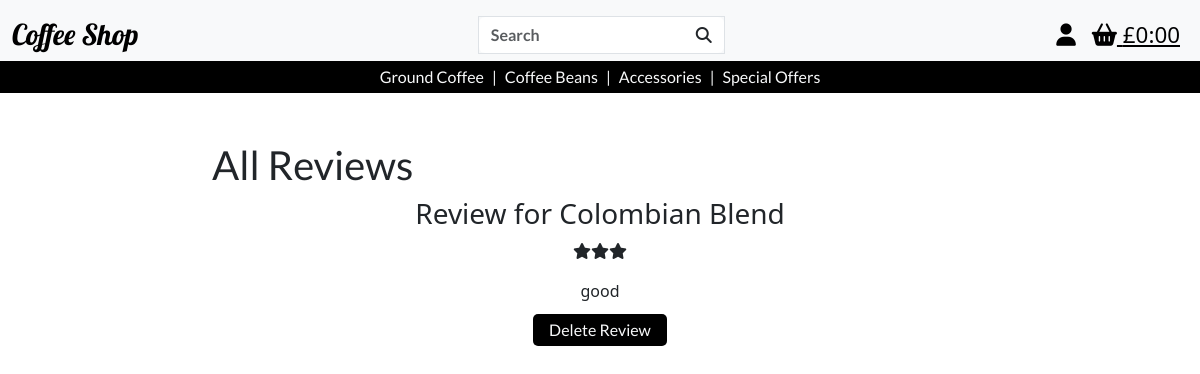
The page /reviews/view_reviews/ (signed in) on the database as committed earlier.
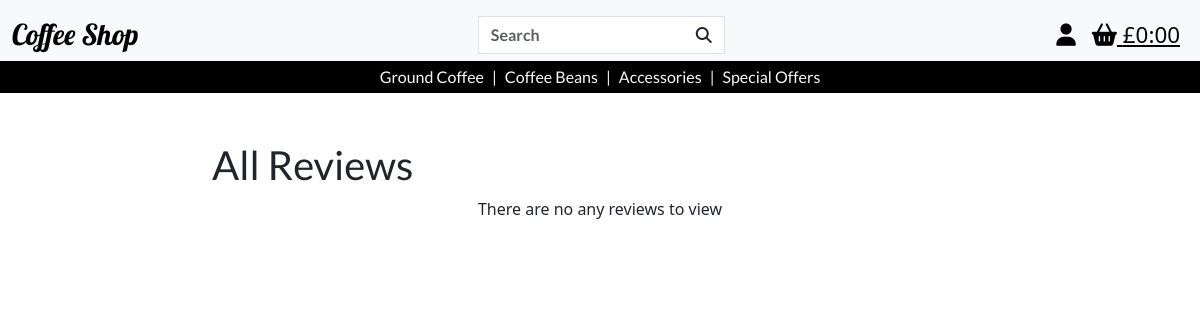
The same page on the database as committed later.
### reviews/models.py (models this page shows, shortened)
class Reviews(models.Model):
    product = models.ForeignKey('products.Product', on_delete=models.SET_NULL, null=True, blank=False, related_name='reviews')
    user = models.ForeignKey(
        UserProfile, on_delete=models.CASCADE, null=False, blank=False, related_name='reviews'
    )
    review_id = models.AutoField(primary_key=True)
    review = models.TextField(max_length=1000, blank=True)
    rating = models.FloatField(validators=[MinValueValidator(
        1), MaxValueValidator(5)], null=False, blank=False)
    created_at = models.DateTimeField(auto_now_add=True)
    updated_at = models.DateTimeField(auto_now=True)

### products/models.py (models this page shows, shortened)
class Product(models.Model):
    category = models.ForeignKey(
        'Category', null=True, blank=True, on_delete=models.SET_NULL)
    sku = models.CharField(max_length=254, null=True, blank=True)
    product_name = models.CharField(max_length=254)
    description = models.TextField()
    price = models.DecimalField(max_digits=6, decimal_places=2)
    image_url = models.URLField(max_length=1024, null=True, blank=True)
    image = models.ImageField(null=True, blank=True)

### reviews/views.py (the view)
# urls.py: path('view_reviews/', views.view_all_reviews, name='view_all_reviews'),
@login_required
def view_all_reviews(request):
    if not request.user.is_superuser:
        messages.error(request, 'Sorry, only store owners can do that.')
        return redirect(reverse('home'))
    else:
        reviews = Reviews.objects.all()
        context = {
            'reviews': reviews
        }
        return render(request, 'reviews/view_all_reviews.html', context)

### bag/contexts.py (called while the page is built, shortened)
def bag_contents(request):
    bag_items = []
    total = 0
    product_count = 0
    bag = request.session.get('bag', {})
    if total < settings.FREE_DELIVERY_THRESHOLD:
        delivery = total * Decimal(settings.STANDARD_DELIVERY_PERCENTAGE / 100)
        free_delivery_delta = settings.FREE_DELIVERY_THRESHOLD - total
    else:
        delivery = 0
        free_delivery_delta = 0
    grand_total = delivery + total
    context = {
        'bag_items' : bag_items,
        'total' : total,
        'product_count' : product_count,
        'delivery': delivery,
        'free_delivery_delta' : free_delivery_delta,
        'free_delivery_threshold' : settings.FREE_DELIVERY_THRESHOLD,
        'grand_total' : grand_total,
    }
    return context

### reviews/templates/reviews/view_all_reviews.html
{% extends 'base.html' %} {% load static %} {% block extra_css %}
<link rel="stylesheet" href="{% static 'css/products.css' %}" />
{% endblock%} {% block content %}
<div class="container-fluid">
  <div class="row justify-content-center">
    <div class="col-8 mt-5 products-header">
      <h1>All Reviews</h1>
    </div>
  </div>
</div>
<div class="text-center">
  {% if reviews %} {% for review in reviews %}
  <h3>Review for {{ review.product.product_name }}</h3> {% if review.rating == 1 %}
  <p><i class="fa-solid fa-star"></i></p>
  {% elif review.rating == 2 %}
  <p><i class="fa-solid fa-star"></i><i class="fa-solid fa-star"></i></p>
  {% elif review.rating == 3 %}
  <p>
    <i class="fa-solid fa-star"></i><i class="fa-solid fa-star"></i
    ><i class="fa-solid fa-star"></i>
  </p>
  {% elif review.rating == 4 %}
  <p>
    <i class="fa-solid fa-star"></i><i class="fa-solid fa-star"></i
    ><i class="fa-solid fa-star"></i><i class="fa-solid fa-star"></i>
  </p>
  {% elif review.rating == 5 %}
  <p>
    <i class="fa-solid fa-star"></i><i class="fa-solid fa-star"></i
    ><i class="fa-solid fa-star"></i><i class="fa-solid fa-star"></i
    ><i class="fa-solid fa-star"></i>
  </p>
  {% endif %}
  <p>{{ review.review }}</p>
  {% if request.user.is_authenticated %}
  {% if request.user == review.user or request.user.is_superuser %}
  <a href="{% url 'delete_review' review.review_id %}" class="products-button"
    >Delete Review</a
  >
  {% endif %} {% endif %} {% endfor %} {% else %}
  <p>There are no any reviews to view</p>
  {% endif %}
</div>
{% endblock %}

Rows that differ between the two databases and show on the page:
removed Reviews: product.product_name "Colombian Blend", rating 3 (drawn), review "good", shows "Delete Review"
Other text that changed with them:
text now shown: "There are no any reviews to view"
